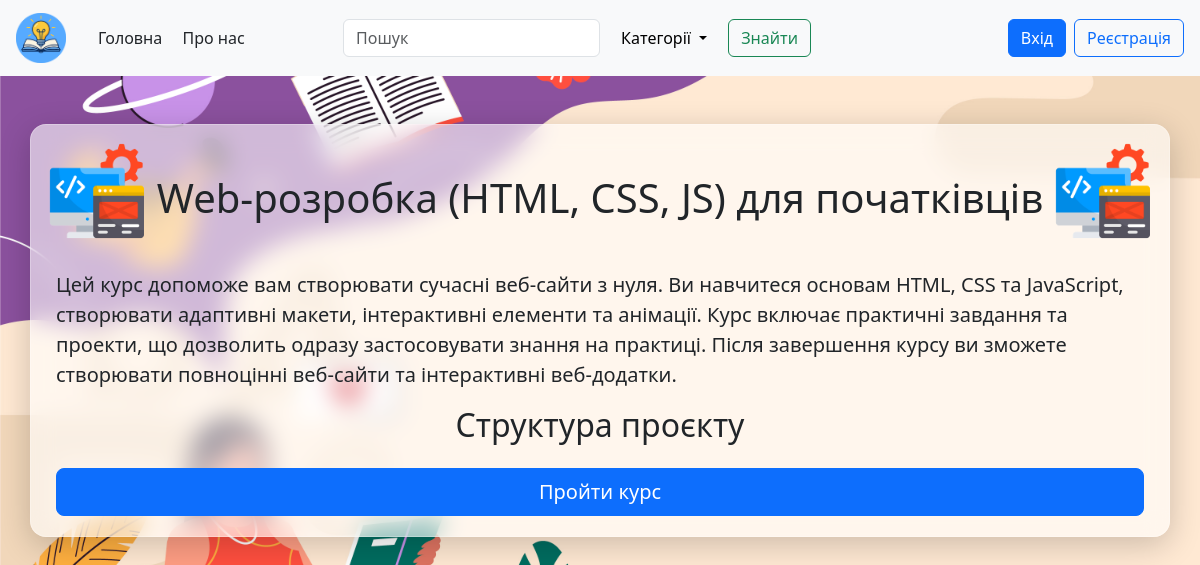
The page /course_preview/3 on the database as committed earlier.
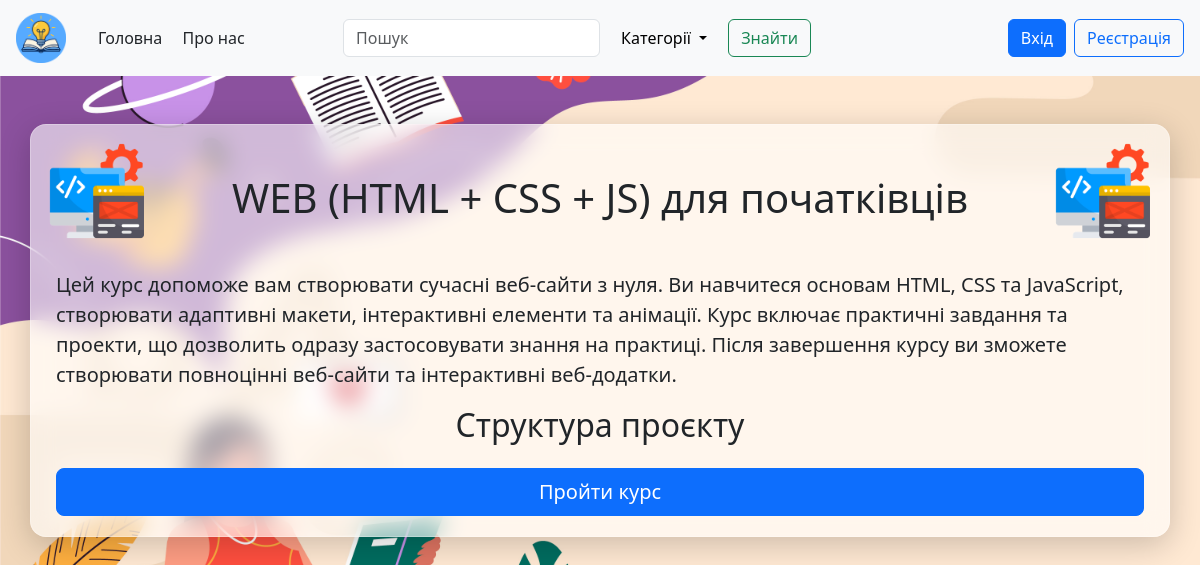
The same page on the database as committed later.
### tables this page shows
CREATE TABLE courses
                      (
                          id          INTEGER PRIMARY KEY AUTOINCREMENT,
                          title       TEXT NOT NULL,
                          description_short TEXT NOT NULL,
                          description TEXT NOT NULL,
                          img TEXT NOT NULL,
                          modules_quantity INTEGER NOT NULL
                              CHECK (modules_quantity >= 1 AND modules_quantity <= 24),
                          created_at  TEXT DEFAULT CURRENT_TIMESTAMP
                      );

### app.py (the view, shortened to what this page needs)
@app.get("/course_preview/<int:cid>")
def course_detail(cid):
    course = get_course_by_id(cid)
    modules = get_modules_by_course_id(cid)
    return render_template("courses_preview.html", user_logined=user_in_session(),
                           course=course, modules=modules)

### DB_utilts.py (called while the page is built)
def get_db_conn():
    conn = sqlite3.connect("database.db")
    conn.row_factory = sqlite3.Row
    conn.execute("PRAGMA foreign_keys = ON;")
    return conn

def get_course_by_id(course_id: int):
    conn = get_db_conn()
    cursor = conn.cursor()
    cursor.execute("SELECT * FROM courses WHERE id = ?", (course_id,))
    course = cursor.fetchone()
    conn.close()
    return course

def get_modules_by_course_id(course_id: int):
    conn = get_db_conn()
    cursor = conn.cursor()
    cursor.execute("SELECT * FROM modules WHERE course_id = ?", (course_id,))
    modules = cursor.fetchall()
    conn.close()
    return modules

### session_utilts.py (called while the page is built)
def user_in_session():
    return session.get("user_email") is not None

### templates/courses_preview.html (shortened to what this page needs)
{% extends "base.html" %}
{% block body_class %}bg3-img{% endblock %}
{% block content %}
<div class="container mt-5 pb-1 mb-5 glass-container position-relative">
    <div class="position-absolute top-0 end-0 m-3">
        <img src="{{ url_for('static', filename='images/' ~ course['img']) }}" alt="" width="100" height="100">
    </div>
    <div class="position-absolute top-0 start-0 m-3">
        <img src="{{ url_for('static', filename='images/' ~ course['img']) }}" alt="" width="100" height="100">
    </div>
    <h1 class="mb-5 mt-4 text-center">{{ course["title"] }}</h1>
    <p class="fs-5">{{ course["description"] }}</p>
    <h2 class="mb-4 text-center">Структура проєкту</h2>
    <form class="ms-auto" method="GET">
        <button class="btn btn-primary btn-lg mb-3 w-100" type="submit" name="action" value="new_course">Пройти курс</button>
    </form>
</div>
{% endblock %}

Rows that differ between the two databases and show on the page:
changed courses: title "Web-розробка (HTML, CSS, JS) для початківців" → "WEB (HTML + CSS + JS) для початківців"
